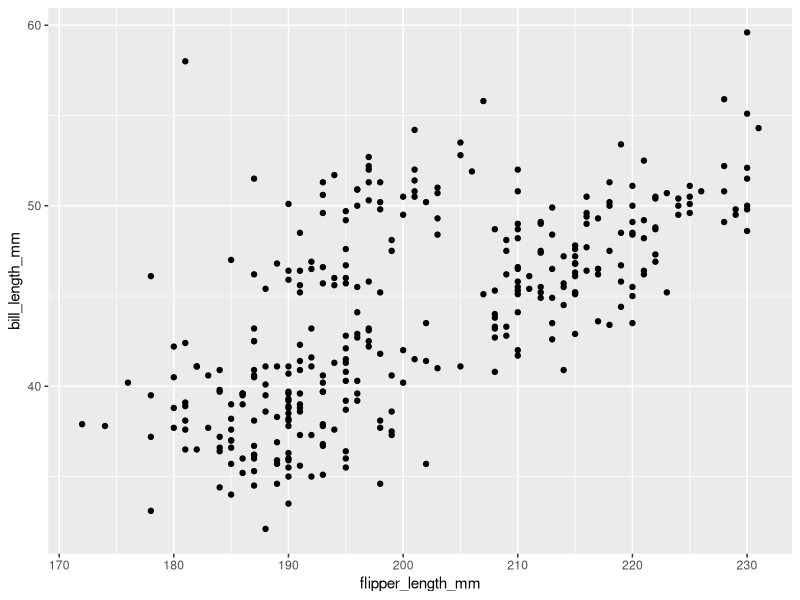
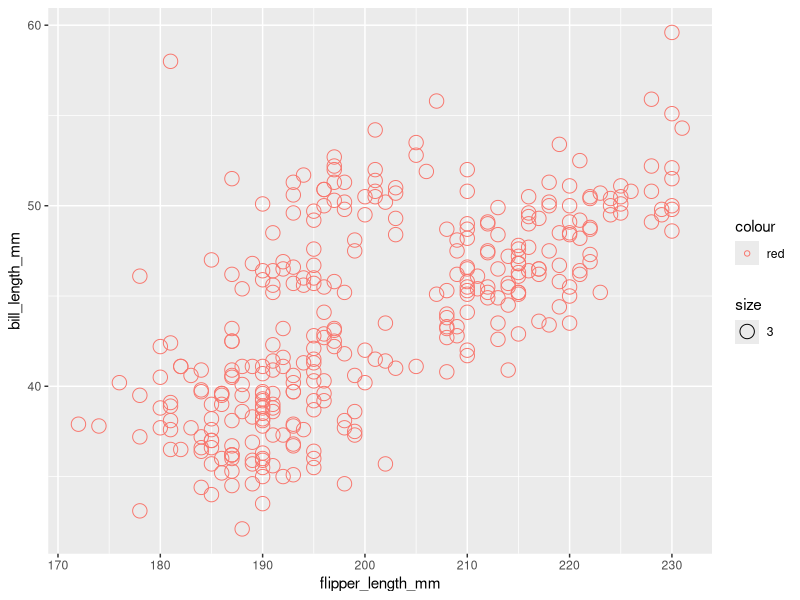
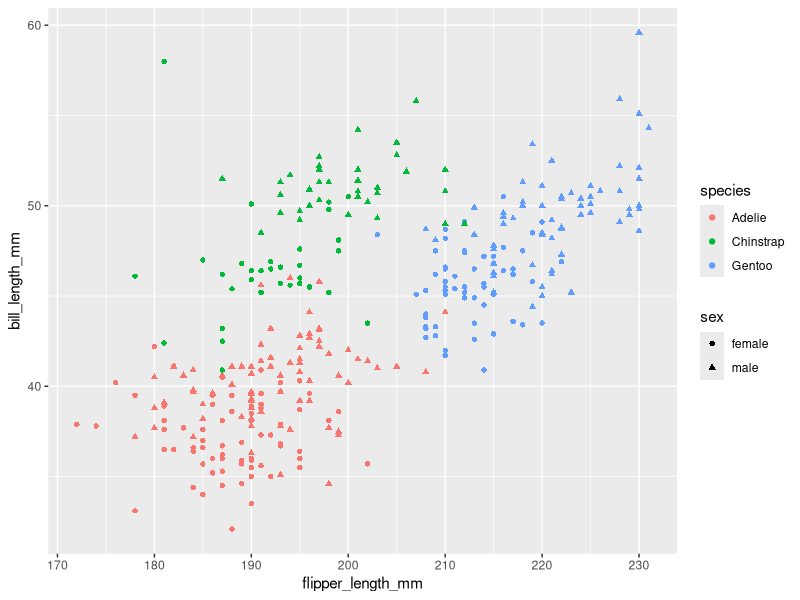
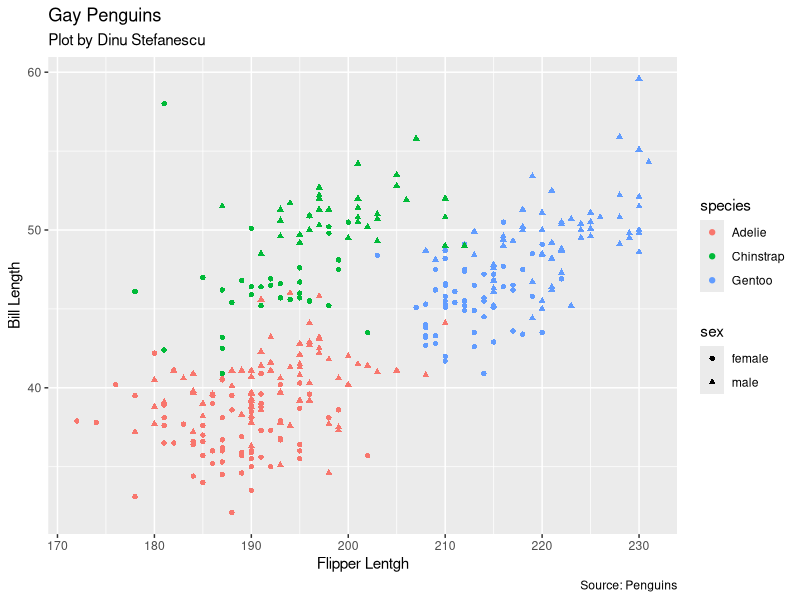

These charts were generated, in order, by the following R code:
## ---- chunk 1
library(palmerpenguins)
## ---- chunk 2

data("penguins")

## ---- chunk 3
summary(penguins)
## ---- chunk 4
?penguins
## ---- chunk 5
library(tidyverse)
penguins <- penguins %>% na.omit
summary(penguins)
## ---- chunk 6
 ggplot() +
  geom_point(data = penguins, aes (x = flipper_length_mm, y = bill_length_mm)) 
## ---- chunk 7
ggplot() +
  geom_point(data = penguins, aes (x = flipper_length_mm, y = bill_length_mm, color = "red", size= 3), shape = 1)
## ---- chunk 8
ggplot() +
  geom_point(data = penguins, aes (x = flipper_length_mm, y = bill_length_mm, shape = sex, color = species))
## ---- chunk 9
ggplot() +
  geom_point(data = penguins, aes (x = flipper_length_mm, y = bill_length_mm, shape = sex, color = species)) + labs(title = "Gay Penguins", subtitle = "Plot by Dinu Stefanescu", caption = "Source: Penguins", x = "Flipper Lentgh", y = "Bill Length")
## ---- chunk 10
# Here your code


## ---- chunk 11
# Here your code


